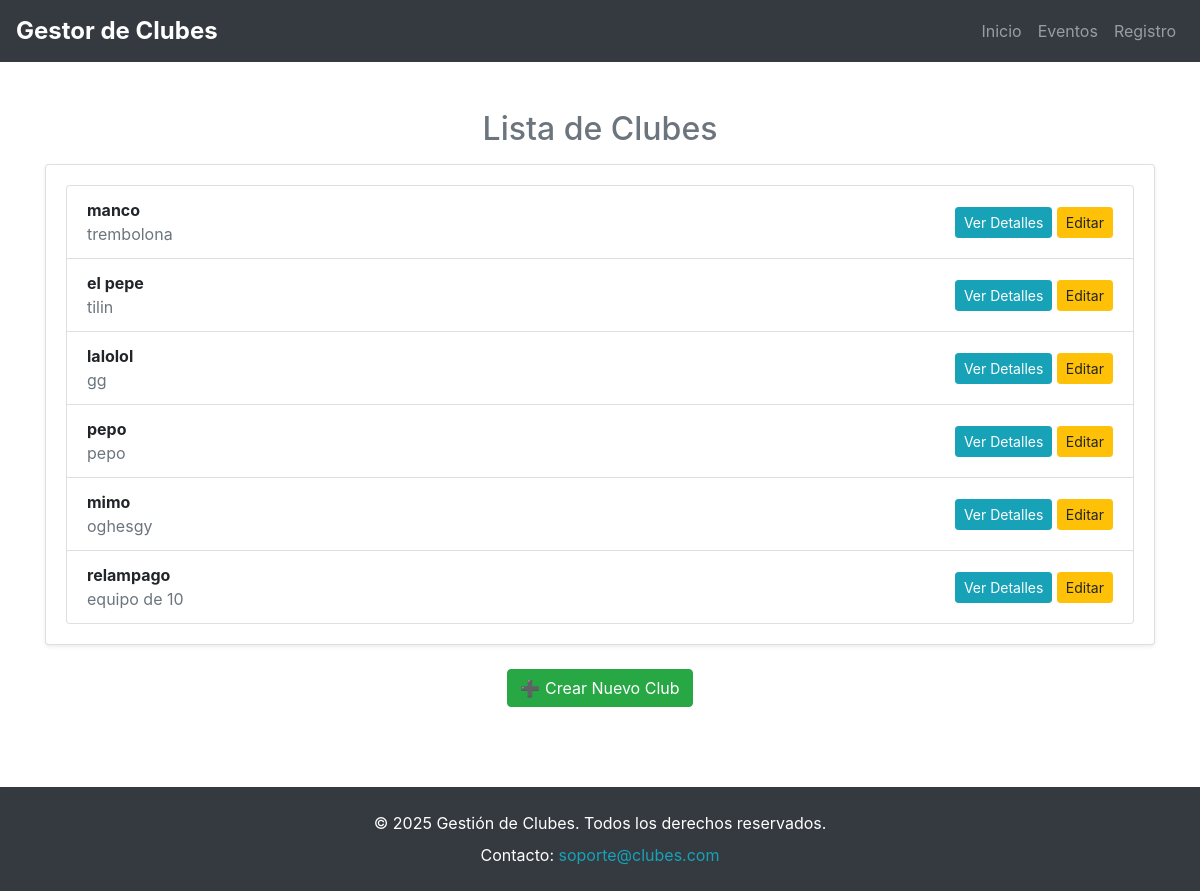
Screenshot of /clubes/ with the database file from the repository.
### clubes/models.py (models this page shows)
class Club(models.Model):
    CATEGORIAS = (
        ('academico', 'Académico'),
        ('deportivo', 'Deportivo'),
        ('cultural', 'Cultural'),
    )
    nombre = models.CharField(max_length=100)
    descripcion = models.TextField()
    categoria = models.CharField(max_length=20, choices=CATEGORIAS)
    lider = models.ForeignKey(Usuario, on_delete=models.CASCADE)

### clubes/views.py (the view)
# urls.py: path('', views.home, name='index'),  # Registrar la vista 'home' como 'index'
def home(request):
    clubes = Club.objects.all()
    return render(request, 'clubes/index.html', {'clubes': clubes})

### templates/clubes/index.html (shortened to what this page needs)
{% extends 'base.html' %}
{% block content %}
<div class="text-center">
    <h2 class="text-secondary">Lista de Clubes</h2>
</div>
<div class="card shadow-sm mt-3">
    <div class="card-body">
        <ul class="list-group">
            {% for club in clubes %}
                <li class="list-group-item d-flex justify-content-between align-items-center">
                    <div>
                        <strong>{{ club.nombre }}</strong>
                        <p class="mb-0 text-muted">{{ club.descripcion }}</p>
                    </div>
                    <div>
                        <a href="{% url 'detalle_club' club.id %}" class="btn btn-info btn-sm">Ver Detalles</a>
                        <a href="{% url 'editar_club' club.id %}" class="btn btn-warning btn-sm">Editar</a>
                    </div>
                </li>
            {% empty %}
                <li class="list-group-item text-center text-muted">No hay clubes disponibles.</li>
            {% endfor %}
        </ul>
    </div>
</div>
<div class="text-center mt-4">
    <a href="{% url 'crear_club' %}" class="btn btn-success">➕ Crear Nuevo Club</a>
</div>
{% endblock %}

### rows the page displays
Club: nombre "manco", descripcion "trembolona"
Club: nombre "el pepe", descripcion "tilin"
Club: nombre "lalolol", descripcion "gg"
Club: nombre "pepo", descripcion "pepo"
Club: nombre "mimo", descripcion "oghesgy"
Club: nombre "relampago", descripcion "equipo de 10"
